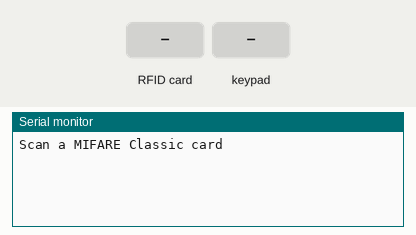
A sketch run on a simulated Arduino Uno, built with avr-gcc and run on an emulated ATmega328P. Shown: the last lines printed to the serial monitor. The inputs (shaded band) are chosen by the test bench.

Above: at 1.2 s.
1.3 s: RFID card 5E 7A 19 C4 held to the reader
At 2.4 s:
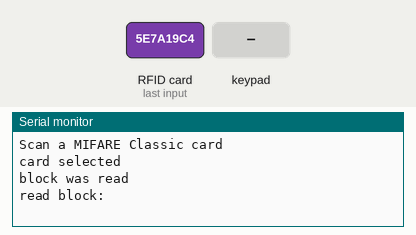
2.8 s: key '1' pressed
At 3.9 s:
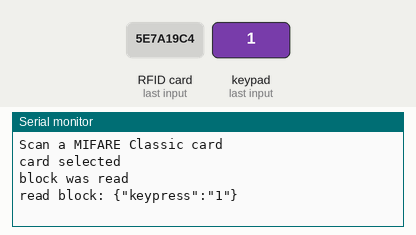
4.3 s: keypad keys 5 4 3 2 # pressed 0.4 s apart
At 6.4 s:
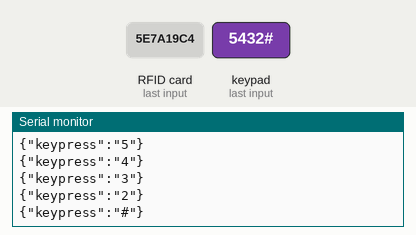
7.8 s: key 'A' pressed
At 9.0 s:
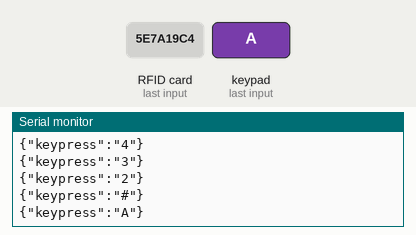
9.3 s: keypad keys 5 4 3 2 * pressed 0.4 s apart
At 11.8 s:
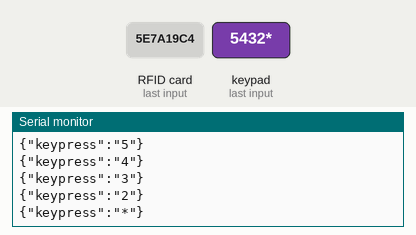
12.8 s: key 'B' pressed
At 13.8 s:
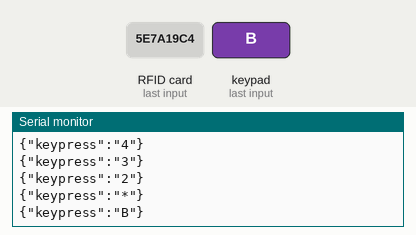
Timing chart, 0 to 15.3 s (numbered marks = the images above; inputs shaded):
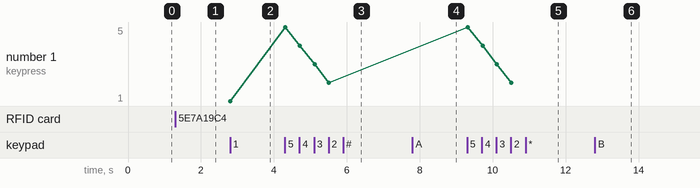

Measured:
- after the input at 1.3 s, the serial monitor: prints a new line at once (image 1)
- after the input at 2.8 s, the serial monitor: prints a new line at once (image 2)
- after the input at 4.3 s, the serial monitor: prints a new line at once (image 3)
- after the input at 7.8 s, the serial monitor: prints a new line at once (image 4)
- after the input at 9.3 s, the serial monitor: prints a new line at once (image 5)
- after the input at 12.8 s, the serial monitor: prints a new line at once (image 6)
- plotted number 1: 1 → 2 after the input at 4.3 s

The sketch:

rfid-serial.ino
```cpp
#include <SPI.h>      //include the SPI bus library
#include <MFRC522.h>  //include the RFID reader library

#define SS_PIN 10  //slave select pin
#define RST_PIN 9  //reset pin

MFRC522 mfrc522(SS_PIN, RST_PIN);  // instatiate a MFRC522 reader object.
MFRC522::MIFARE_Key key;          //create a MIFARE_Key struct named 'key', which will hold the card information

//this is the block number we will write into and then read.
int block = 1;

byte blockcontent[16] = {"SU-DASB-00000001"};  //an array with 16 bytes to be written into one of the 64 card blocks is defined
//byte blockcontent[16] = {0,0,0,0,0,0,0,0,0,0,0,0,0,0,0,0};  //all zeros. This can be used to delete a block.

//This array is used for reading out a block.
byte readbackblock[18];
char uidtest;


#include <Keypad.h>
/**
   testprogram for the keypad communication.

*/
const byte ROWS = 4; //four rows
const byte COLS = 4; //three columnsa
char keys[ROWS][COLS] = {
  {'1', '2', '3', 'A'},
  {'4', '5', '6', 'B'},
  {'7', '8', '9', 'C'},
  {'*', '0', '#', 'D'}
};

// Initializing pins for keypad
byte rowPins[ROWS] = {A0, 8, 7, 6}; //connect to the row pinouts of the keypad
byte colPins[COLS] = {5, 4, 3, 2}; //connect to the column pinouts of the keypad

// Create instance for keypad
Keypad keypad = Keypad( makeKeymap(keys), rowPins, colPins, ROWS, COLS );


void setup()
{
  Serial.begin(9600);        // Initialize serial communications with the PC
  SPI.begin();               // Init SPI bus
  mfrc522.PCD_Init();        // Init MFRC522 card (in case you wonder what PCD means: proximity coupling device)
  Serial.println("Scan a MIFARE Classic card");

  // Prepare the security key for the read and write functions.
  for (byte i = 0; i < 6; i++) {
    key.keyByte[i] = 0xFF;  //keyByte is defined in the "MIFARE_Key" 'struct' definition in the .h file of the library
  }
}

void loop()
{


  char key = keypad.getKey();
  if (key) { // sent only when a key is present
    Serial.print("{\"keypress\":\"");
    Serial.print(key);
    Serial.println("\"}");
  }


  // Look for new cards
  if ( ! mfrc522.PICC_IsNewCardPresent()) {
    return;
  }

  // Select one of the cards
  if ( ! mfrc522.PICC_ReadCardSerial())
  {
    return;
  }
  Serial.println("card selected");

  //the blockcontent array is written into the card block
  //   writeBlock(block, blockcontent);

  //read the block back
  readBlock(block, readbackblock);
  //uncomment below line if you want to see the entire 1k memory with the block written into it.
  //   mfrc522.PICC_DumpToSerial(&(mfrc522.uid));

  //print the block contents
  char str[16];
  Serial.print("read block: ");
  for (int j = 0 ; j < 16 ; j++)
  {

    str[j] = readbackblock[j];
    char uidCharacter = readbackblock[j];
    //    Serial.print(uidtest);
    //    Serial.write (readbackblock[j]);

    //    Serial.print("{\"rfid\":\"");
    Serial.print(str);
    //    Serial.println("\"}");
  }
}


//Write specific block
//int writeBlock(int blockNumber, byte arrayAddress[])
//{
//  //this makes sure that we only write into data blocks. Every 4th block is a trailer block for the access/security info.
//  int largestModulo4Number=blockNumber/4*4;
//  int trailerBlock=largestModulo4Number+3;//determine trailer block for the sector
//  if (blockNumber > 2 && (blockNumber+1)%4 == 0){Serial.print(blockNumber);Serial.println(" is a trailer block:");return 2;}
//  Serial.print(blockNumber);
//  Serial.println(" is a data block:");
//
//  //authentication of the desired block for access
//  byte status = mfrc522.PCD_Authenticate(MFRC522::PICC_CMD_MF_AUTH_KEY_A, trailerBlock, &key, &(mfrc522.uid));
//  if (status != MFRC522::STATUS_OK) {
//         Serial.print("PCD_Authenticate() failed: ");
//         Serial.println(mfrc522.GetStatusCodeName(status));
//         return 3;//return "3" as error message
//  }
//
//  //writing the block
//  status = mfrc522.MIFARE_Write(blockNumber, arrayAddress, 16);
//  //status = mfrc522.MIFARE_Write(9, value1Block, 16);
//  if (status != MFRC522::STATUS_OK) {
//           Serial.print("MIFARE_Write() failed: ");
//           Serial.println(mfrc522.GetStatusCodeName(status));
//           return 4;//return "4" as error message
//  }
//  Serial.println("block was written");
//}


//Read specific block
int readBlock(int blockNumber, byte arrayAddress[])
{
  int largestModulo4Number = blockNumber / 4 * 4;
  int trailerBlock = largestModulo4Number + 3; //determine trailer block for the sector

  //authentication of the desired block for access
  byte status = mfrc522.PCD_Authenticate(MFRC522::PICC_CMD_MF_AUTH_KEY_A, trailerBlock, &key, &(mfrc522.uid));

  if (status != MFRC522::STATUS_OK) {
    Serial.print("PCD_Authenticate() failed (read): ");
    Serial.println(mfrc522.GetStatusCodeName(status));
    return 3;//return "3" as error message
  }

  //reading a block
  byte buffersize = 18;//we need to define a variable with the read buffer size, since the MIFARE_Read method below needs a pointer to the variable that contains the size...
  status = mfrc522.MIFARE_Read(blockNumber, arrayAddress, &buffersize);//&buffersize is a pointer to the buffersize variable; MIFARE_Read requires a pointer instead of just a number
  if (status != MFRC522::STATUS_OK) {
    Serial.print("MIFARE_read() failed: ");
    Serial.println(mfrc522.GetStatusCodeName(status));
    return 4;//return "4" as error message
  }
  Serial.println("block was read");
}
```
